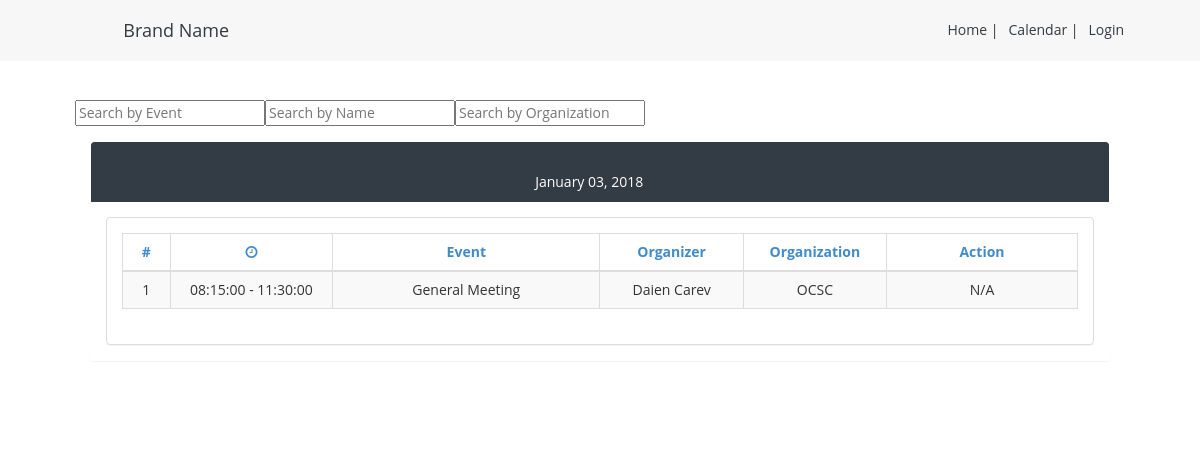
The page /event.php?date=2018-01-03 on the database its author committed.
### tables this page shows
CREATE TABLE IF NOT EXISTS `tbl_event` (
  `eid` int(11) NOT NULL AUTO_INCREMENT,
  `event` varchar(100) DEFAULT NULL,
  `fname` varchar(100) DEFAULT NULL,
  `o_id` int(11) DEFAULT NULL,
  `org` varchar(100) DEFAULT NULL,
  `rdate` date DEFAULT NULL,
  `stime` time DEFAULT NULL,
  `etime` time DEFAULT NULL,
  PRIMARY KEY (`eid`)
);

### includes/function.php (called while the page is built, shortened)
<?php
    function confirm_logged_in() {
        if (isset($_SESSION['user'])) {
            return true;
        }else{
            return false;
        }
    }
?>

### public/event.php (the view, shortened to what this page needs)
<?php
    include("../includes/session.php");
    include("../includes/function.php");
    if(isset($_GET['date'])){
            $ddate = $_GET['date'];
        }
        $today = date_create($ddate);
        if(isset($_GET['order'])){
            $order = $_GET['order'];
        }else{
            $order = 'eid';
        }
        if(isset($_GET['sort'])){
            $sort = $_GET['sort'];
        }else{
            $sort = 'ASC';
        }
        $query = "SELECT * FROM tbl_event WHERE rdate='$ddate' ORDER BY $order $sort";
        $result = mysqli_query($connection, $query);
    if(isset($_POST['search'])){
        if(isset($_GET['toSearch'])){
            $toSearch = $_GET['toSearch'];
        }else{
            $toSearch = 'event';
        }
        $val = mysqli_real_escape_string($connection, $_POST['val']);
        $query = "SELECT * FROM tbl_event WHERE $toSearch regexp '$val'";
        $result = mysqli_query($connection, $query);
        if(!$result) {
          die("Database query failed." . mysqli_error($connection));
        }else{
          $rowcount=mysqli_num_rows($result);
        }
    }else{
        if(isset($_GET['date'])){
            $ddate = $_GET['date'];
        }
        $today = date_create($ddate);
        $query = "SELECT * FROM tbl_event  WHERE rdate='$ddate'";
        $result = mysqli_query($connection, $query);
        if(isset($_GET['order'])){
            $order = $_GET['order'];
        }else{
            $order = 'eid';
        }
        if(isset($_GET['sort'])){
            $sort = $_GET['sort'];
        }else{
            $sort = 'ASC';
        }
        $query = "SELECT * FROM tbl_event WHERE rdate='$ddate' ORDER BY $order $sort";
        $result = mysqli_query($connection, $query);
     }
?>
<!DOCTYPE html>
<html>
<head>
    <link href="../vendor/bootstrap/css/bootstrap.min.css" rel="stylesheet">
    <link href="../assets/css/bootstrap.css" rel="stylesheet" />
    <link href="../assets/css/font-awesome.css" rel="stylesheet" />
    <link href="../assets/css/custom-styles.css" rel="stylesheet" />
</head>
<body>
    <?php
        if (confirm_logged_in()) {
          include("../includes/nav-login.php");
        }else{
          include("../includes/nav.php");
        }
    ?>
    <div class="container p-5" style="margin-top: 70px;">
    <div class="col-md-12">
            <div class="" style="float: left;">
                <form action="../public/event.php?date=<?php echo $ddate; ?>&&toSearch=event" method="POST">
                    <input name="val" placeholder="Search by Event">
                </form>
            </div>
            <div class="" style="float: left;">
                <form action="../public/event.php?date=<?php echo $ddate; ?>&&toSearch=fname" method="POST">
                    <input name="val" placeholder="Search by Name">
                </form>
            </div>
            <div class="" style="float: left;">
                <form action="../public/event.php?date=<?php echo $ddate; ?>&&toSearch=event=org" method="POST">
                    <input name="val" placeholder="Search by Organization">
                </form>
            </div>
    </div>
    <div class="col-md-12">
        <div class="panel-body">
            <div class="panel-group" id="accordion">
                <div class="panel">
                    <div class="panel-heading p-5" style="background-color: #333b44;">
                        <span class="col-md-8 offset-5 text-white"><?php echo date_format($today, "F d, Y"); ?></span>
                    </div>
                    <div class="panel-body">
                        <div class="panel panel-default">
                         <div class="panel-body">
                            <div class="table-responsive">
                                <table class="table table-striped table-bordered table-hover" id="myTable">
                                        <thead>
                                            <tr>
                                                <?php $sort == 'DESC' ? $sort = 'ASC' : $sort = 'DESC'; ?>
                                                <th class="text-center" width="5%"><a href="?date=<?php echo $ddate; ?>&&order=eid&&sort=<?php echo $sort; ?>" style="text-decoration: none;">#</a></th>
                                                <th class="text-center" width="17%"><a href="?date=<?php echo $ddate; ?>&&order=stime&&sort=<?php echo $sort; ?>" style="text-decoration: none;"><i class="fa fa-clock-o"></i></a></th>
                                                <th class="text-center" width="28%"><a href="?date=<?php echo $ddate; ?>&&order=event&&sort=<?php echo $sort; ?>" style="text-decoration: none;">Event</a></th>
                                                <th class="text-center" width="15"><a href="?date=<?php echo $ddate; ?>&&order=fname&&sort=<?php echo $sort; ?>" style="text-decoration: none;">Organizer</a></th>
                                                <th class="text-center" width="15%"><a href="?date=<?php echo $ddate; ?>&&order=org&&sort=<?php echo $sort; ?>" style="text-decoration: none;">Organization</a></th>
                                                <th class="text-center" width="20%"><a href="" style="text-decoration: none;">Action</a></th>
                                            </tr>
                                        </thead>
                                        <tbody class="text-center">
                                            <?php
                                                while($row=mysqli_fetch_assoc($result)){
                                                    $id = $row['eid'];
                                                    $event = $row['event'];
                                                    $fname = $row['fname'];
                                                    $org = $row['org'];
                                                    $stime = $row['stime'];
                                                    $etime = $row['etime'];
                                                    echo "<tr>
                                                        <td>".$id."</td>
                                                        <td>".$stime ." - " . $etime."</td>
                                                        <td>".$event."</td>
                                                        <td>".$fname."</td>
                                                        <td>".$org."</td> ";
                                                     if (confirm_logged_in()) {
                                                        echo "<td class=\"text-white\">
                                                            <a href=\"../public/view.php?id=$id&date=$ddate\" class=\"btn btn-circle btn-primary\" type=\"button\" style=\"text-decoration: none;\">View</a>
                                                            <a href=\"../public/edit.php?id=$id&date=$ddate\" class=\"btn btn-circle btn-success\" type=\"button\" style=\"text-decoration: none;\" >Edit</a>
                                                            <a href=\"?idnum=$id&date=$ddate\" class=\"btn btn-circle btn-danger\" type=\"button\" style=\"text-decoration: none;\" name=\"delete\">Delete</a>
                                                            </td>";
                                                    }else{
                                                        echo "<td>N/A</td>";
                                                    }
                                                }
                                        ?>
                                        </tbody>
                            </table>
                        </div>
                    </div>
                </div>
            </div>
        </div>
    </div>
    </div>
  </div>
</body>
</html>

### assets/css/custom-styles.css (style rules this page uses)
body { font-family: 'Open Sans', sans-serif; }
.text-center { text-align:center; }

### rows shown on the page
tbl_event: eid "1", stime "08:15:00", etime "11:30:00", event "General Meeting", fname "Daien Carev", org "OCSC"

### other values the page prints
date_format($today, "F d, Y") "January 03, 2018"
